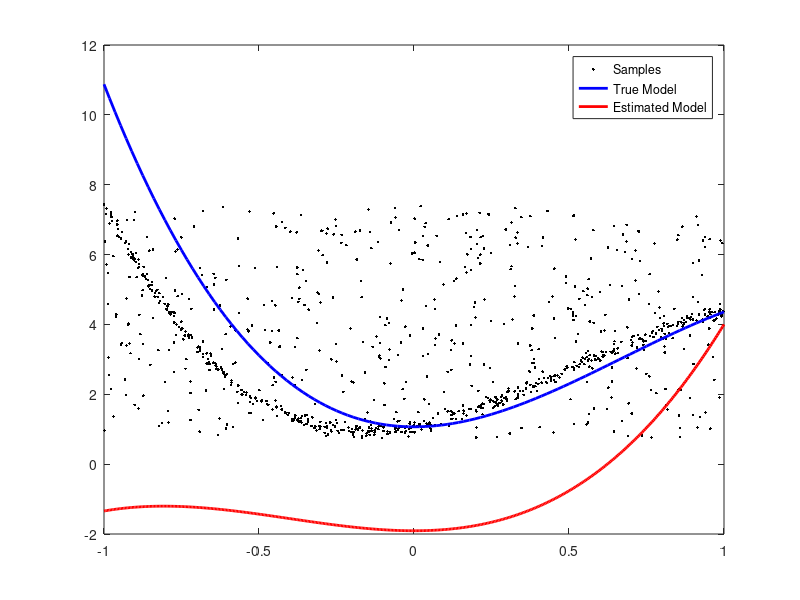

Write the MATLAB code that produced this figure. (Note: this script raises an error after producing the figure.)
% Daniela Chanci Arrubla
% HW1 CS534 - Problem 4

clear;clc;
load('HW1_4');

%% Problem 4a

% Plot samples and given f(x)
figure;
plot(X, Y, 'k.');
hold on
fplot(@(x) alpha(1)*x^3 + alpha(2)*x^2 + alpha(3)*x^2 + alpha(4), [-1 1],...
    'b', 'LineWidth', 2);

% Polynomial least squares
M = zeros(length(X), length(alpha));  % Build matrix
M(:,1) = 1;
for i=1:3
    M(:,i+1) = X.^i
end
alpha_hat = inv(M'*M)*M'*Y;  % Solve for alpha

%Plot f_hat
fplot(@(x) alpha_hat(1)*x^3 + alpha_hat(2)*x^2 + alpha_hat(3)*x^2 +...
    alpha_hat(4), [-1 1], 'r', 'LineWidth', 2);
hold off
legend('Samples', 'True Model', 'Estimated Model')

%% Problem 4b

points = [X, Y];
sampleSize = 5;
threshold = 0.3;
fitLineFcn = @(points) polyfit(points(:,1),points(:,2),1);
evalLineFcn = @(model, points) sum((points(:, 2) - polyval(model, points(:,1))).^2,2);
[modelRANSAC, inlierIdx] = ransac(points,fitLineFcn,evalLineFcn,sampleSize,threshold);
modelInliers = polyfit(points(inlierIdx,1),points(inlierIdx,2),1);
inlierPts = points(inlierIdx,:);
x = [min(inlierPts(:,1)) max(inlierPts(:,1))];
y = modelInliers(1)*x + modelInliers(2);

% Plot samples and given f(x)
figure;
plot(X, Y, 'k.');
hold on
fplot(@(x) alpha(1)*x^3 + alpha(2)*x^2 + alpha(3)*x^2 + alpha(4), [-1 1],...
    'b', 'LineWidth', 2);
plot(x, y, 'r', 'LineWidth', 2)
hold off
legend('Samples', 'True Model', 'Estimated Model')